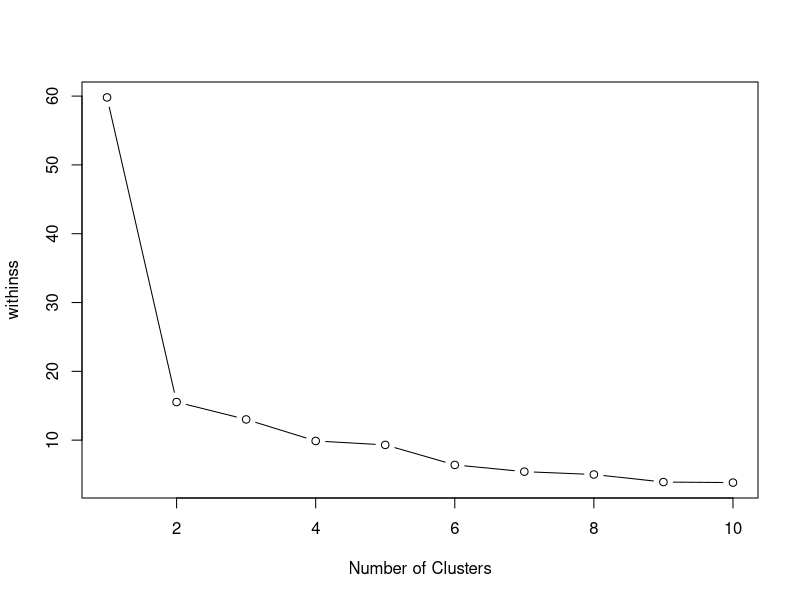
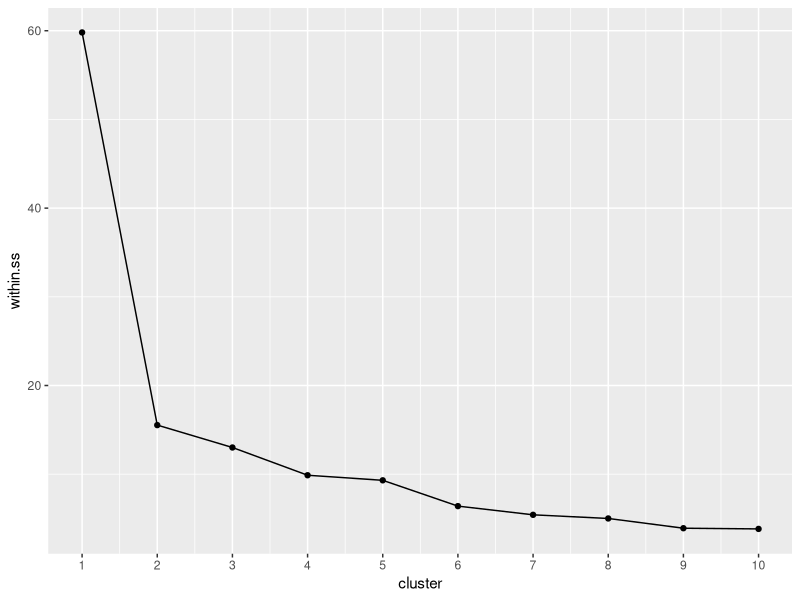
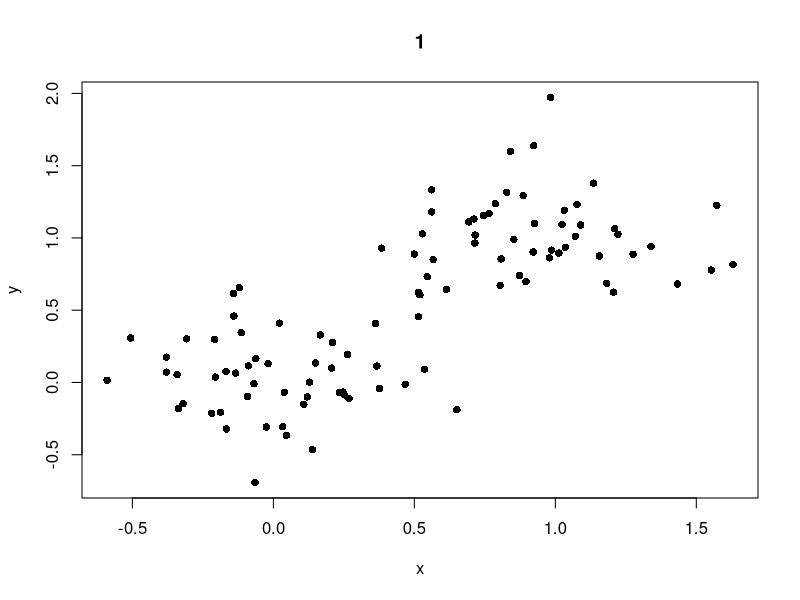
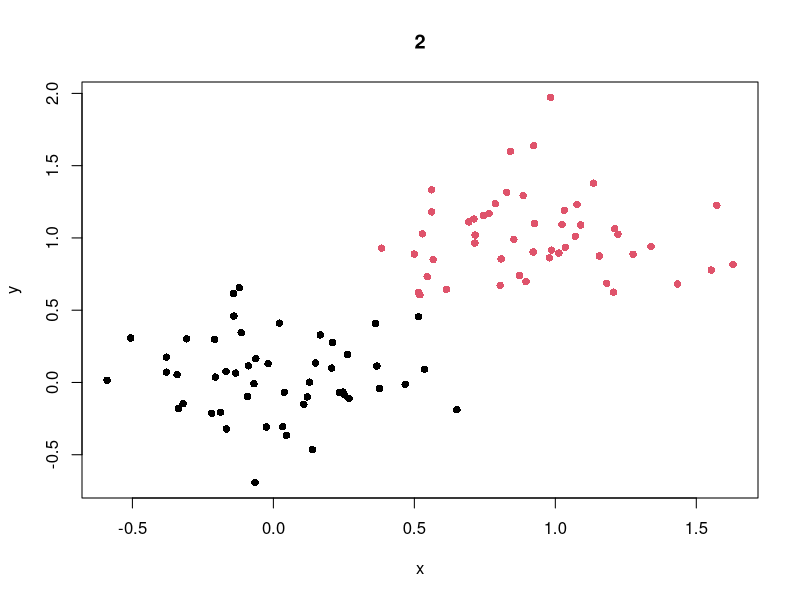
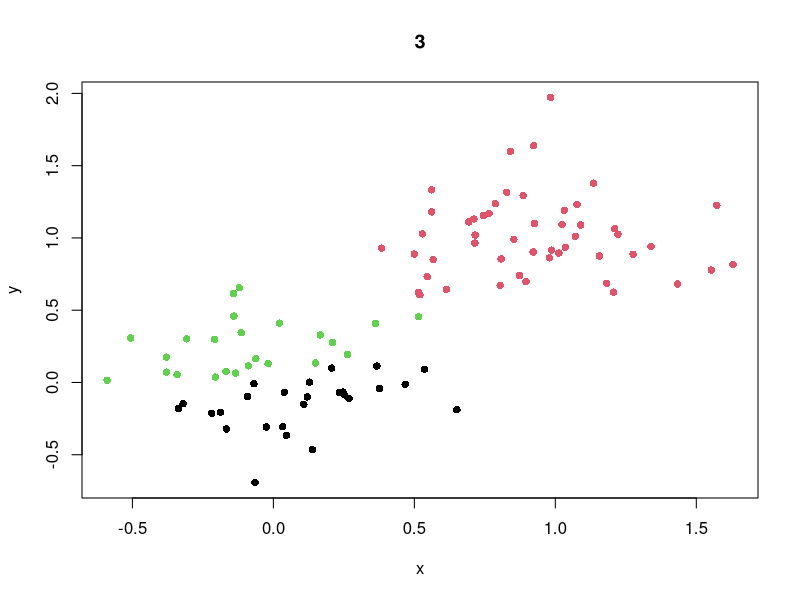
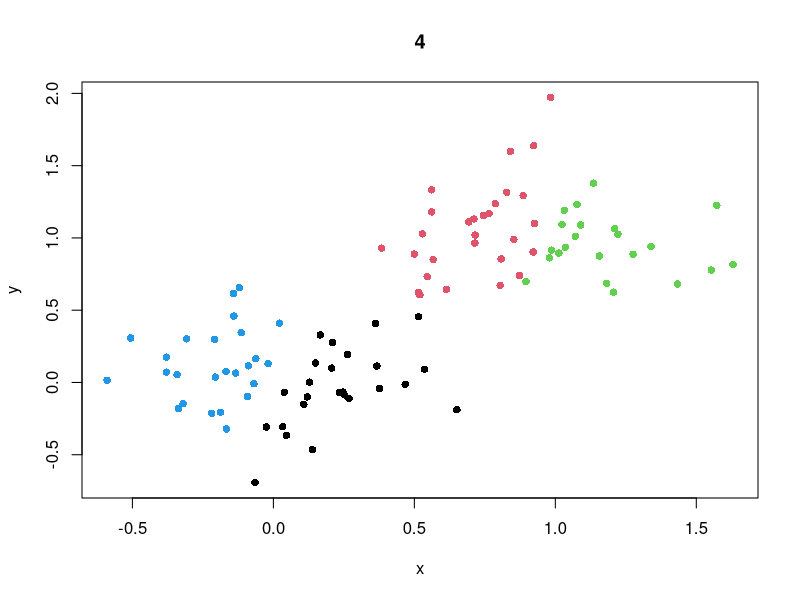
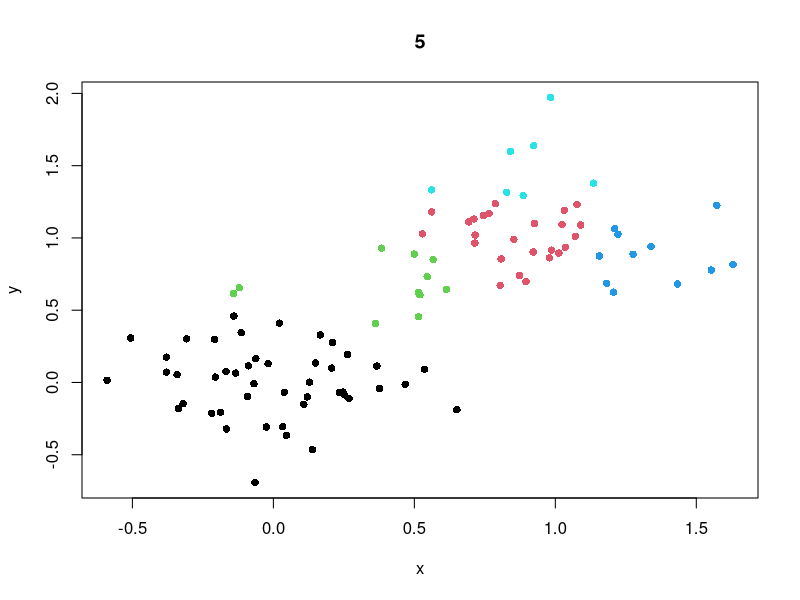
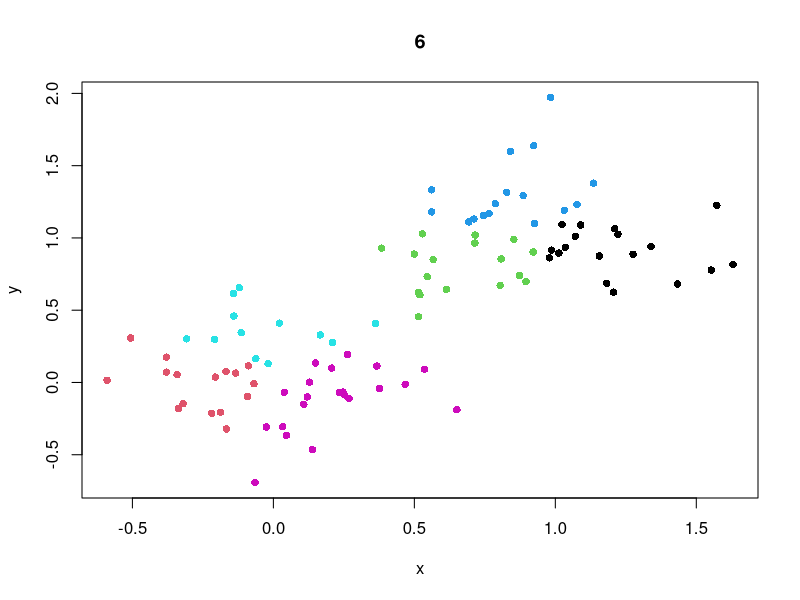

Write the R code that produced these figures, in order.
library(ggplot2)
#setwd("E:/@@Ramesh Data/@@Winter 2015-2016 @@/Courses/CSE613/@Lab/CSE613Lab-Ours/Presentations/Lab-4")
#getwd()
set.seed(123)
# Two-dimensional data format
df <- rbind(matrix(rnorm(100, sd = 0.3), ncol = 2),
            matrix(rnorm(100, mean = 1, sd = 0.3), ncol = 2))
colnames(df) <- c("x", "y")
head(df)
df
data2 <- as.data.frame(df)
#ggplot(data2)+aes(x,y)+geom_point()
set.seed(123)
kmr <- lapply(1:10, function(i)
{
  kmeans(df,centers = i)
})
lapply(kmr, function(x) x$withinss)
withinss <- sapply(kmr, function(x) sum(x$withinss))
plot(1:10,withinss,type="b", xlab="Number of Clusters", ylab="withinss")
ggplot(data.frame(cluster = 1:10, within.ss = withinss), aes(cluster, within.ss)) +
  geom_point() + geom_line() +
  scale_x_continuous(breaks = 0:10)
#coloring by clusters
cluster.colors <- lapply(kmr, function(x) x$cluster)
library(plyr)
l_ply(cluster.colors, function(colors)
{
  plot(y ~ x, df, col = colors, main = paste(nlevels(factor(colors))), pch = 16)
})
l_ply(cluster.colors, function(colors) {
  plot.dat <- cbind(data2, cluster = factor(colors))
  gg.obj <- ggplot(plot.dat, aes(x, y, color = cluster)) +
    geom_point() + labs(title = paste(nlevels(factor(colors))))
  print(gg.obj)
})
